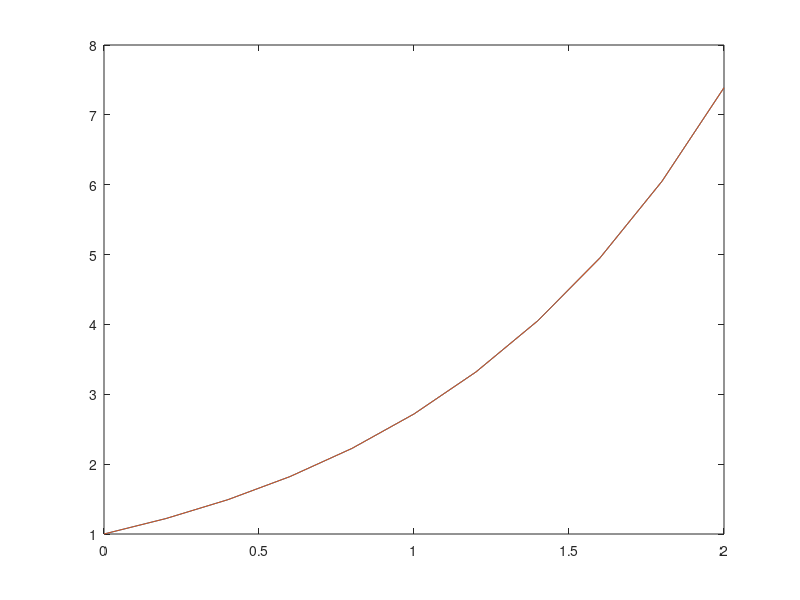

Reproduce this figure in MATLAB.
%dy/dt=y
%f(y,t)=y
%Y1=yn
%Y2=yn+(1/2)*k*yn
%Y3=yn+(1/2)*(yn+(1/2)*yn*k)*k
%Y4=yn+((1/2)*(yn+(1/2)*yn*k)*k)*k
%yn+(k/6)*(Y1+2*Y2+2*Y3+Y4)
T=2;
m=10;
h=T/m;
t=0:h:T;
% f(y,t) = y;
% dy/dt = y;
% yture(t) = exp(t);
y0=1; %初始條件
y=zeros(1,length(t));
y(1)=y0;
for n=1:length(t)-1
    y(n+1) = y(n)+y(n)*h+1/2*y(n)*h^2+1/6*y(n)*h^3+1/24*y(n)*h^4;
end

plot(t,y,t,exp(t))

ana=exp(t);
error=abs(y-ana);
l_2norm = sqrt((1/m)*sum(error.*error));